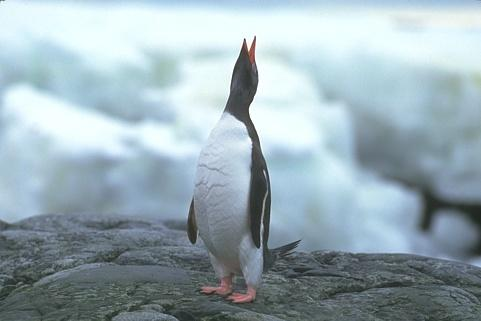
#> input picture images/9.jpg, 481 x 321 px, found by its file name
$ jupyter execute 'Final Results.ipynb'
#> lines starting #> are read from the running program, lines starting #| are printed output that depends on the picture
[cell 1]
import matplotlib
import matplotlib.pyplot as plt
import numpy as np
import cv2 as cv

from skimage import data
from skimage.filters import threshold_multiotsu

[cell 2]
from google.colab import drive
drive.mount('/content/drive')

[cell 3]
# [13 lines of commented-out code are left out]

[cell 4]
# load image
img = cv.imread('/content/drive/My Drive/Minor project/Code/January/yesterday_folder/images/9.jpg')
#> img is the input picture: shape (321, 481, 3); mean B, G, R 181.7, 173.7, 155.1
# img = cv.imread('leaf.jpg')

# converting image to grayscale
img_gray = cv.cvtColor(img,cv.COLOR_RGB2GRAY)
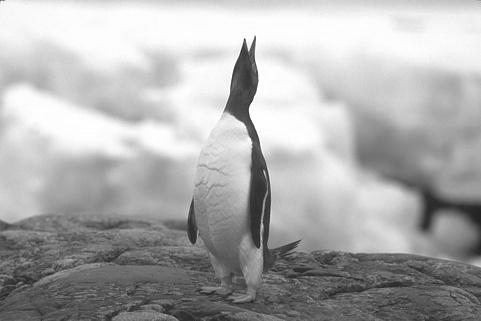
#> img_gray: shape (321, 481); min 32, max 255, mean 174

# apply non-local means filter
nlm_img = cv.fastNlMeansDenoising(img_gray)

plt.figure(figsize=(10,10))
plt.imshow(nlm_img,cmap='gray')

[cell 5]
# [11 lines of commented-out code are left out]
x = [0   ,8  ,29  ,53  ,97  ,98 ,183 ,185 ,209]

plt.figure(figsize=(10,10))

thresh_img = np.digitize(nlm_img, bins=x)
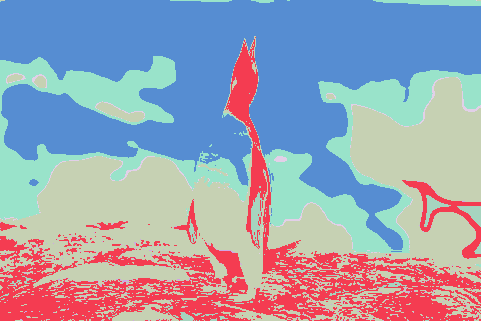
#> thresh_img: shape (321, 481) int64; 7 distinct labels, from 3 to 9; one colour per label, 0 black
# gsa image
plt.imshow(thresh_img,cmap='gray')
